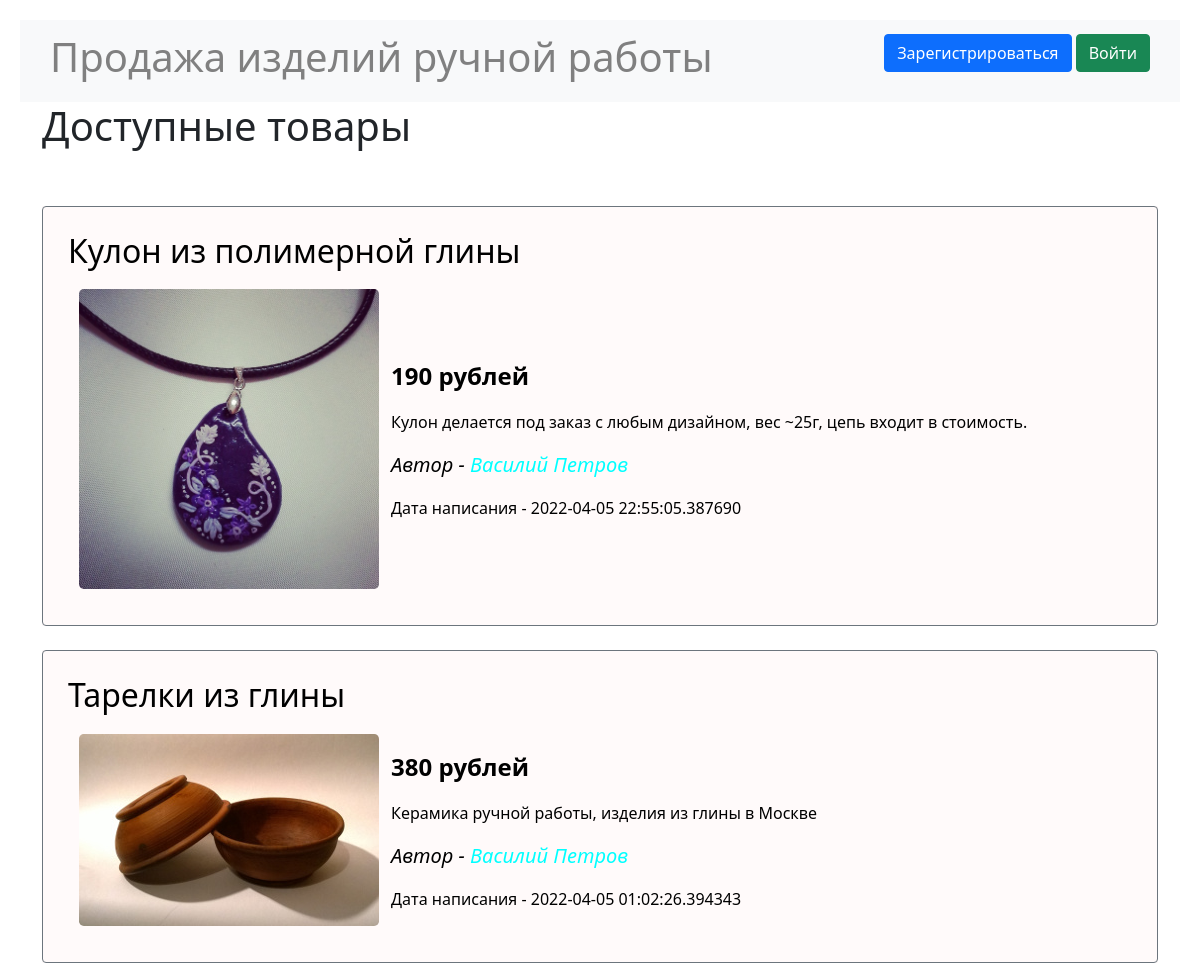
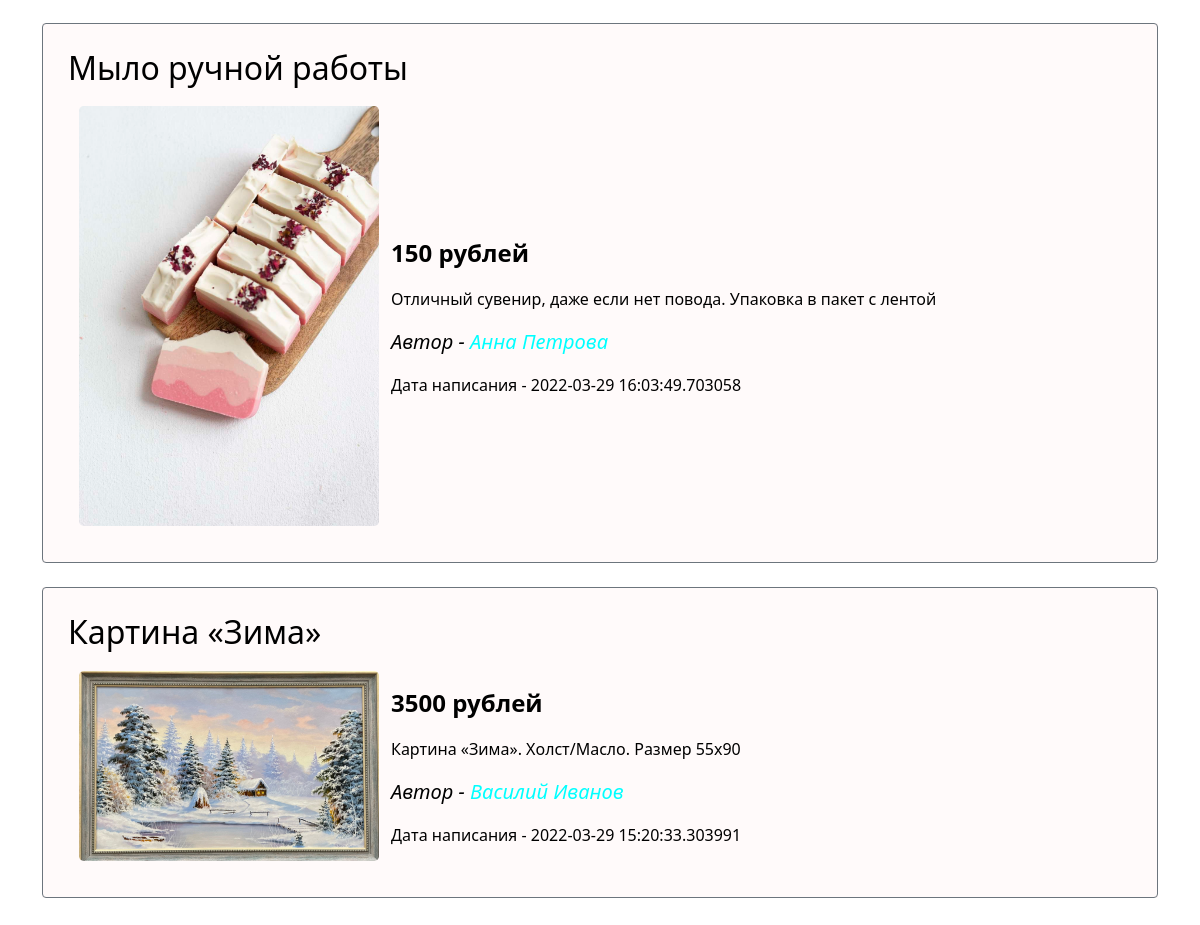
The page / on the database its author committed (2 pictures, top to bottom).
### data/ads.py (models this page shows)
class Ad(SqlAlchemyBase, SerializerMixin):
    __tablename__ = 'ads'
    id = sqlalchemy.Column(sqlalchemy.Integer,
                           primary_key=True, autoincrement=True)
    user_id = sqlalchemy.Column(sqlalchemy.Integer,
                                sqlalchemy.ForeignKey("users.id"))
    title = sqlalchemy.Column(sqlalchemy.String, nullable=True)
    content = sqlalchemy.Column(sqlalchemy.String, nullable=True)
    price = sqlalchemy.Column(sqlalchemy.Integer, nullable=True)
    filename = sqlalchemy.Column(sqlalchemy.String, nullable=True)
    created_date = sqlalchemy.Column(sqlalchemy.DateTime,
                                     default=datetime.datetime.now)
    is_sold = sqlalchemy.Column(sqlalchemy.Boolean, default=False)
    user = orm.relation('User')

### data/users.py (models this page shows, shortened)
class User(SqlAlchemyBase, UserMixin, SerializerMixin):
    __tablename__ = 'users'
    id = sqlalchemy.Column(sqlalchemy.Integer,
                           primary_key=True, autoincrement=True)
    name = sqlalchemy.Column(sqlalchemy.String, nullable=True)
    surname = sqlalchemy.Column(sqlalchemy.String, nullable=True)
    patronymic = sqlalchemy.Column(sqlalchemy.String, nullable=True)
    city = sqlalchemy.Column(sqlalchemy.String, nullable=True)
    age = sqlalchemy.Column(sqlalchemy.Integer, nullable=True)
    email = sqlalchemy.Column(sqlalchemy.String,
                              index=True, unique=True, nullable=True)
    about = sqlalchemy.Column(sqlalchemy.String, nullable=True)
    hashed_password = sqlalchemy.Column(sqlalchemy.String, nullable=True)
    created_date = sqlalchemy.Column(sqlalchemy.DateTime,
                                     default=datetime.datetime.now)
    ads = orm.relation("Ad", back_populates='user')

### main.py (the view)
@app.route("/")
def index():
    db_sess = db_session.create_session()
    ads = db_sess.query(Ad).filter(Ad.is_sold == 0)
    return render_template("index.html", ads=ads,
                           title="Продажа изделий ручной работы",
                           css="static/css/index.css")

### data/db_session.py (called while the page is built)
def create_session() -> Session:
    global __factory
    return __factory()

### templates/index.html (shortened to what this page needs)
{% extends "base.html" %}
{% block content %}
<h1>Доступные товары</h1>
<br><br>
{% for item in ads|sort(attribute='created_date', reverse=true)%}
<div class="add">
    <div class="border border-secondary rounded">
        <a href="/ad/details/{{ item.id }}"
           title="Подробнее о товаре" id="add_href">
            <h2>{{item.title}}</h2>
            <table>
                <tr>
                    <td>
                        <a data-bs-toggle="modal"
                           data-bs-target="#Modal{{loop.index}}">
                            <img class="add_img rounded-3"
                                 src="../static/img/{{item.filename}}"
                                 alt="Изображение товара">
                        </a>
                    </td>
                    <td><p>
                        <p class="fw-bold fs-4">{{item.price}} рублей</p>
                        <p class="fs-6">{{item.content}}</p>
                        <p class="fst-italic fs-5">
                            Автор - <a class="navbar-brand" href="/user/{{item.user.id}}"
                                       title="Подробнее об авторе" id="profile_href">
                            {{item.user.name}} {{item.user.surname}}</a></p>
                        <p class="fs-6">Дата написания - {{item.created_date}}</p>
                    </td>
                </tr>
            </table>
        </a>
    </div>
</div><br>
{% endfor %}
{% endblock %}

### templates/base.html (shortened to what this page needs)
<!doctype html>
<html lang="en">
<head>
    <link href="https://cdn.jsdelivr.net/npm/bootstrap@5.1.3/dist/css/bootstrap.min.css"
          rel="stylesheet"
>
    <link rel="stylesheet" type="text/css" href={{css}}>
    <link rel="stylesheet" type="text/css" href="/static/css/base.css">
</head>
<body>
<header>
    <nav class="navbar navbar-light bg-light">
        <span class="navbar-text h1">
            <a href="/" class="base_title" style="color:grey;">
                Продажа изделий ручной работы</a></span>
        {% if current_user.is_authenticated %}
        <div class="btn-group">
            <button type="button"
                    class="btn btn-secondary btn-lg dropdown-toggle"
                    data-bs-toggle="dropdown" aria-expanded="false">
                {{ current_user.name }} {{ current_user.surname }}
            </button>
            <ul class="dropdown-menu dropdown-menu-dark">
                <li><a class="dropdown-item"
                       href="/user/{{current_user.id}}">Мой профиль</a></li>
                <li>
                    <hr class="dropdown-divider">
                </li>
                <li><a class="dropdown-item"
                       href="/logout">Выйти из аккаунта</a></li>
            </ul>
        </div>
        {% else %}
        <p>
            <a class="btn btn-primary"
               href="/register">Зарегистрироваться</a>
            <a class="btn btn-success" href="/login">Войти</a>
        </p>
        {% endif %}
    </nav>
</header>
<main role="main" class="container">
    {% block content %}{% endblock %}
</main>
</body>
</html>

### static/css/index.css (style rules this page uses)
.border { padding: 25px 25px; }
.add { background-color: #FFFAFA; }
#add_href { color: #000000; text-decoration: none; }
#profile_href { color: #00FFFF; text-decoration: none; }
.add_img { max-width: 300px; height: auto; margin: 10px; }

### static/css/base.css (style rules this page uses)
body { margin: 20px; }
.navbar { padding: 5px 30px; }
.base_title { text-decoration: none; }

### rows shown on the page
Ad: title "Кулон из полимерной глины", filename (picture), price "190", content "Кулон делается под заказ с любым дизайном, вес ~25г, цепь входит в стоимость.", user.name "Василий", user.surname "Петров", created_date "2022-04-05 22:55:05.387690"
Ad: title "Тарелки из глины", filename (picture), price "380", content "Керамика ручной работы, изделия из глины в Москве", user.name "Василий", user.surname "Петров", created_date "2022-04-05 01:02:26.394343"
Ad: title "Мыло ручной работы", filename (picture), price "150", content "Отличный сувенир, даже если нет повода. Упаковка в пакет с лентой", user.name "Анна", user.surname "Петрова", created_date "2022-03-29 16:03:49.703058"
Ad: title "Картина «Зима»", filename (picture), price "3500", content "Картина «Зима». Холст/Масло. Размер 55x90", user.name "Василий", user.surname "Иванов", created_date "2022-03-29 15:20:33.303991"
